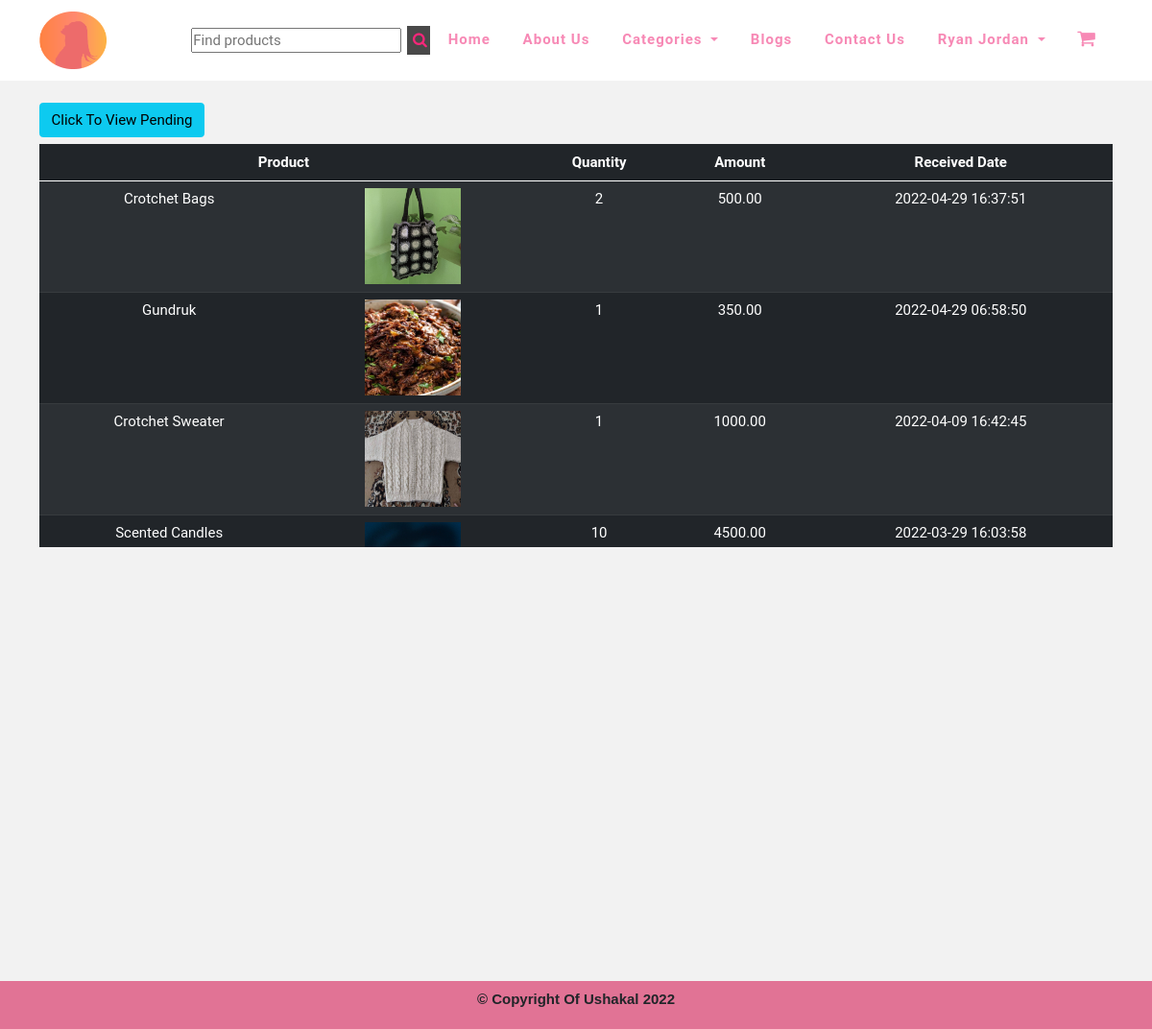
The app's page /public/ordersuccess.php (signed in) with its own data.
### tables this page shows
CREATE TABLE `customers` (
  `cus_id` bigint(20) NOT NULL,
  `email` varchar(255) NOT NULL,
  `password` varchar(255) NOT NULL,
  `name` varchar(255) NOT NULL,
  `login_type` varchar(255) NOT NULL,
  `contact` text NOT NULL
);

CREATE TABLE `orders` (
  `id` bigint(20) NOT NULL,
  `customer_id` bigint(20) NOT NULL,
  `productid` bigint(20) NOT NULL,
  `quantity` int(11) NOT NULL,
  `payment_type` text NOT NULL,
  `amount` decimal(10,2) NOT NULL,
  `order_date` timestamp NOT NULL DEFAULT current_timestamp() ON UPDATE current_timestamp(),
  `order_address` varchar(255) NOT NULL,
  `order_delivered` tinyint(1) NOT NULL,
  `payment_received` tinyint(1) NOT NULL,
  `sold` tinyint(1) NOT NULL,
  `bill_no` varchar(255) NOT NULL,
  `seller_id` bigint(20) NOT NULL
);

CREATE TABLE `products` (
  `pr_id` bigint(20) NOT NULL,
  `cus_id` bigint(20) NOT NULL,
  `pr_name` varchar(255) NOT NULL,
  `pr_desc` varchar(255) NOT NULL,
  `pr_img` varchar(255) NOT NULL,
  `pr_price` decimal(10,2) NOT NULL,
  `pr_qty` int(10) NOT NULL,
  `cat_id` bigint(20) NOT NULL,
  `pr_brand` varchar(255) NOT NULL,
  `stock` int(10) NOT NULL
);

### classes/dbh.class.php (called while the page is built)
<?php
class Dbh {
    private $host = "localhost";
    private $user = "root";
    private $pwd = "";
    private $dbName = "project";
    public function connect () {
        $dsn = 'mysql:host=' . $this->host . ';dbname=' . $this->dbName;
        try{
        $pdo = new PDO($dsn, $this->user, $this->pwd);
        $pdo->setAttribute(PDO::ATTR_DEFAULT_FETCH_MODE, PDO::FETCH_ASSOC);
        $pdo->setAttribute(PDO::ATTR_ERRMODE, PDO::ERRMODE_EXCEPTION);
        return $pdo;
        }catch (PDOException $e){
            echo 'Connection failed: ' . $e->getMessage();
        }
    }
}

### classes/customer.class.php (called while the page is built, shortened)
<?php
require_once "../classes/dbh.class.php";
class Customer extends Dbh{
    public function customerDetails($id) {
        $sql = "SELECT name FROM `customers` WHERE cus_id = ?";
        $stmt = $this->connect()->prepare($sql);
        $stmt->execute([$id]);
        $result = $stmt->fetch();
        return $result;
    }
}

### classes/orders.class.php (called while the page is built, shortened)
<?php
require_once "../classes/dbh.class.php";
class Orders extends Dbh {
    public function getSelectedSold($customer_id){
        $sql = "SELECT * FROM `orders` INNER JOIN products WHERE products.pr_id = productid AND customer_id = ? AND sold = 1 ORDER BY orders.order_date DESC";
        $stmt = $this->connect()->prepare($sql);
        $stmt->execute([$customer_id]);
        while($result = $stmt->fetchAll()) {
            return $result;
        }
    }
}
?>

### public/ordersuccess.php (the view, shortened to what this page needs)
<?php
require_once "../includes/init.php";
require_once "layout/header.php";
$customer_id = $_SESSION['customer_id'];
$orders = new Orders();
?>
<div class="container">
<a href="orders.php" class="mb-2 mt-4 btn btn-info">Click To View Pending</a>
</div>
<?php
if($orders->getSelectedSold($customer_id) > 0){
    $allorders = $orders->getSelectedSold($customer_id);
?>
<div class="ordersss container mb-5" style="max-height:420px; overflow-y:scroll;">
<table class="table table-dark table-hover table-striped">
    <thead style="text-align: center;">
        <tr>
            <th colspan="2">Product</th>
            <th>Quantity</th>
            <th>Amount</th>
            <th>Received Date</th>
        </tr>
    </thead>
    <tbody style="text-align: center;">
        <?php foreach($allorders as $all){
            ?>
                <tr>
                    <td><?=$all['pr_name']?></td>
                    <td><img src="../admin/uploads/<?=$all['pr_img']?>" alt="productimg" width="100px" height="100px"></td>
                    <td><?=$all['quantity']?></td>
                    <td><?=$all['amount']?></td>
                   <td><?=$all['order_date']?></td>
                </tr>
        <?php
        } ?>
    </tbody>
</table>
</div>
<?php
}else{
    echo "
        <div class='alert alert-primary' role='alert'>
            No orders made!
        </div>
    ";
}
?>
<?php require_once "layout/footer.php" ?>

### public/layout/header.php (shortened to what this page needs)
<?php
require_once "../includes/init.php";
?>
<!DOCTYPE html>
<html lang="en">
<head>
    <link rel="stylesheet" href="https://cdn.jsdelivr.net/npm/bootstrap@5.0.1/dist/css/bootstrap.min.css">
    <link rel="stylesheet" href="https://use.fontawesome.com/releases/v5.7.2/css/all.css">
    <link rel="stylesheet" href="https://cdnjs.cloudflare.com/ajax/libs/font-awesome/4.7.0/css/font-awesome.min.css">
    <link href="layout/css/usakal.css" rel="stylesheet">
    <link href="layout/css/ui.css" rel="stylesheet" type="text/css" />
</head>
<body>
<header id="header">
  <nav id="sticky" class="navbar navbar-expand-lg navigation-wrap">
    <div class="container">
      <a class="navbar-brand" href="index.php"><img src="logos/ushakal.png" width="70" height="60"></a>
     <div>
     <div class="collapse navbar-collapse" id="navbarText">
         <ul class="navbar-nav ms-auto mb-2 mb-lg-0">
         <div class="search-container">
         <form action="search.php" method="POST">
         <input type="search" placeholder="Find products" name="search">
         <button type="submit" name="submit-search" class="button"><i class="fa fa-search" style="margin-left: 3px;"></i></button>
          </div>
           <li class="nav-item">
             <a class="nav-link <?php if($page=='index'){echo 'active';}?>"  href="index.php">Home</a>
           </li>
           <li class="nav-item">
             <a class="nav-link <?php if($page=='about'){echo 'active';}?>" href="about.php">About Us</a>
           </li>
           <li class="nav-item dropdown">
          <a class="nav-link dropdown-toggle" href="#" id="navbarDropdownMenuLink" role="button" data-bs-toggle="dropdown" aria-expanded="false">
            Categories
          </a>
                <?php
                $cs = new Customer();
                ?>
        </li>
           <li class="nav-item">
             <a class="nav-link"  href="blog.php" >Blogs</a>
           </li>
           <li class="nav-item">
             <a class="nav-link" href="contact.php">Contact Us</a>
           </li>
<?php
              if(!isset($_SESSION['customer_id'])){
?>
           <li class="nav-item">
              <a class="nav-link" href="login.php"><i class="fas fa-user"></i>
              <?php
                    echo "Login/Sign up";
               ?>
            </a>
            </li>
<?php }else{
    ?>
     <li class="nav-item dropdown">
          <a class="nav-link dropdown-toggle" href="#" id="navbarDropdownMenuLink" role="button" data-bs-toggle="dropdown" aria-expanded="false">
            <?php echo $cs->customerDetails($_SESSION['customer_id'])['name']; ?>
          </a>
        </li>
    <?php
}
?>
            <li class="nav-item">
             <a class="nav-link"  href="cart.php" ><i class="fa fa-shopping-cart" style='font-size: 20px;'></i></a>
           </li>
          </ul>
        </div>
      </div>
      </div>
    </nav>
  </header>

### public/layout/css/usakal.css (style rules this page uses)
*, *:after, *:before { -webkit-box-sizing: border-box; box-sizing: border-box; margin: 0; padding: 0; }
a, a:hover { text-decoration: none; }
ul, ol { margin: 0; padding: 0; }
:root { --primary-color: #E17395; --secondry-color: #F789B5; --third-color: #f7931e; --white-color: #fff; --text-color: #555; --text-gray: #999; --black-color: #000; --primary-font: 'Roboto', sans-serif; --secondry-font: 'Quicksand', sans-serif; }
html { scroll-behavior: smooth; }
body { font-family: var(--primary-font); font-size: 100%; font-weight: 400; background-color: #f2f2f2; }
#header { background: rgb(255, 255, 255); transition: all 0.5s; z-index: 997; padding: 0px 0; margin-top: 0px; }
.navigation-wrap { width:100%; left:0; z-index:1000; -webkit-transition:all 0.3s ease-out; transition:all 0.3s ease-out; }
.navigation-wrap .nav-item { padding:0 0.625rem; transition:all 200ms linear; }
.nav-link { font-size:1rem; font-weight: 600; text-transform: capitalize; color:var(--secondry-color); letter-spacing: 1px; }
#sticky { background: #ffffff; width: 100%; }
.search-container .button { border: none; background-color: #494949; color:#f7277a; padding:3px; text-align: center; text-decoration: none; display: inline-block; font-size: 16px; margin: 4px 2px; cursor: pointer; }
ul { list-style-type: none; }

### public/layout/css/ui.css (style rules this page uses)
html { font-size: 15px; }

### records on screen
customers: name "Ryan Jordan"
orders: productid.pr_name "Crotchet Bags", productid.pr_img (picture), quantity "2", amount "500.00", order_date "2022-04-29 16:37:51"
orders: productid.pr_name "Gundruk", productid.pr_img (picture), quantity "1", amount "350.00", order_date "2022-04-29 06:58:50"
orders: productid.pr_name "Crotchet Sweater", productid.pr_img (picture), quantity "1", amount "1000.00", order_date "2022-04-09 16:42:45"
orders: productid.pr_name "Scented Candles", productid.pr_img (picture), quantity "10", amount "4500.00", order_date "2022-03-29 16:03:58"
